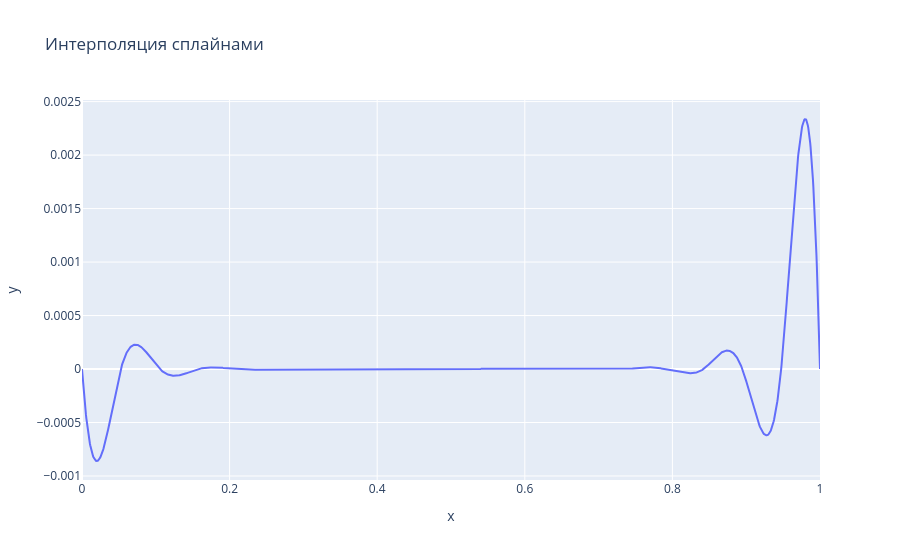

Notebook source saved alongside this figure:
### Code cell
a = 0
b = 1
n_points = 20
x_nodes = np.linspace(a, b, n_points)
y_nodes = f(x_nodes)


# x_acc = np.linspace(a, b,900 )
# y_acc = f(x_acc)
# splain_tension_x, splain_tension_y = splain(x_nodes, y_nodes,is_compute_weights=True)
splain_base_x, splain_base_y,x_hist = splain(x_nodes, y_nodes,is_compute_weights=False)\

print(len(x_hist))
# y_acc = f(splain_base_x)
y_acc = (np.exp(np.array(splain_base_x))*np.sin(np.pi*np.array(splain_base_x))+2)

fig = go.Figure()
# fig.add_trace(go.Scatter(x=splain_tension_x, y=splain_tension_y,mode='lines',name='Сплайн c натяжением'))
fig.add_trace(go.Scatter(x=splain_base_x, y=y_acc - splain_base_y,mode='lines',name='Обычный Сплайн'))
# fig.add_trace(go.Scatter(x=x_acc, y=y_acc,mode='lines',name='Заданная функция',marker=dict(size=8)))
fig.update_layout(title='Интерполяция сплайнами',xaxis_title='x',yaxis_title='y')
fig.show()

### Figure 1 — Plotly figure (JSON) as saved in the notebook; plotly's stock layout.template omitted (floating-point values rounded to 4 significant figures; data arrays with more than 128 entries replaced by an {"elided": "..."} marker saying what was removed)
{"data": [{"mode": "lines", "name": "Обычный Сплайн", "type": "scatter", "x": {"elided": "1900 float values"}, "y": {"elided": "1900 float values"}}], "layout": {"title": {"text": "Интерполяция сплайнами"}, "xaxis": {"title": {"text": "x"}}, "yaxis": {"title": {"text": "y"}}}}
